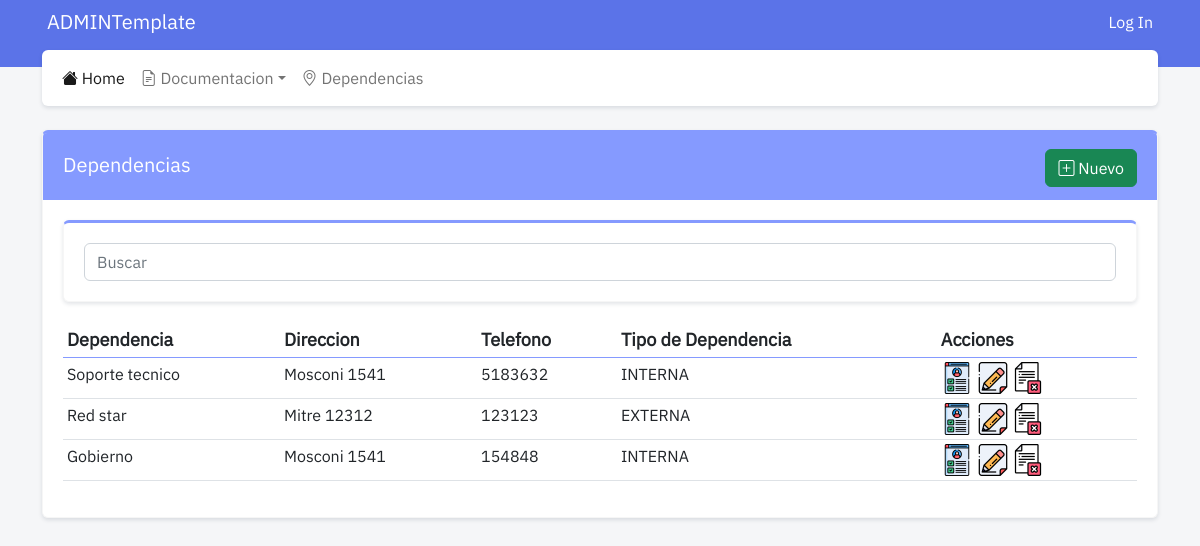
The page /dependencias/ on the database as committed earlier.
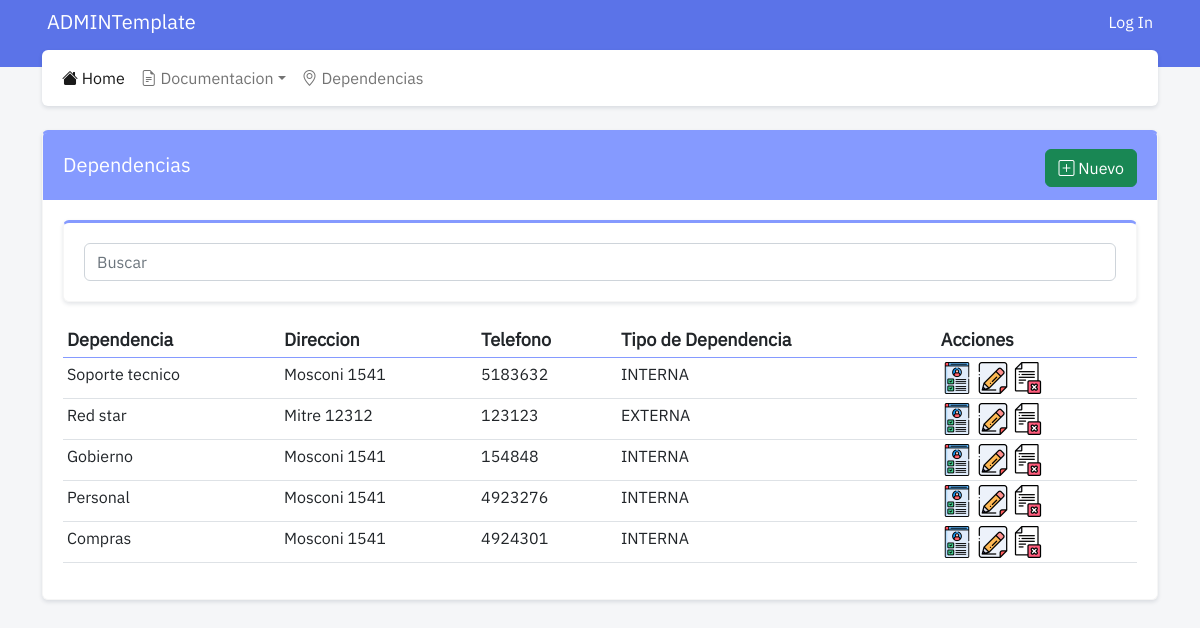
The same page on the database as committed later.
### dependencias/models.py (models this page shows, shortened)
class Dependencia(models.Model):
    nombre = models.CharField("nombre", max_length = 100)
    direccion = models.CharField("Direccion", max_length=100, blank=True)
    telefono = models.CharField("Telefono", max_length=50, blank=True)
    interno = models.IntegerField("Interno", blank=True)
    email = models.EmailField("Email", max_length=254, blank=True)
    encargado = models.CharField("Encargado", max_length=50, blank=True)
    observaciones = models.TextField("Observaciones", blank=True)
    tipo = models.ForeignKey(TipoDependencia, related_name="tipo_dependencia", on_delete=models.RESTRICT)

class TipoDependencia(models.Model):
    tipo = models.CharField("Tipo", max_length = 50)
    def __str__(self):
        return self.tipo

### dependencias/views.py (the view)
# urls.py: path('', views.index, name="dependencias_index"),
def index(request):
    if request.method == 'POST':
        query = request.POST['query']
        dependencias = Dependencia.objects.filter( Q(nombre__icontains = query) | Q(telefono__icontains = query) | Q(tipo__tipo__icontains = query))[:50]
    else:
        dependencias = Dependencia.objects.all()[:50]
    context = {
        'dependencias': dependencias
    }
    return render(request, 'dependencias_index.html', context)

### dependencias/templates/dependencias_index.html (shortened to what this page needs)
{% extends 'base.html' %}
{% load static %}
{% block content %}
<div class="card">
    <div class="card-header header-tematico">
        <div class="float-start">
            <h4 class="card-header-title">Dependencias</h4>
        </div>
        <div class="float-end">
            <a href="{% url 'dependencias_create' %}" style="margin-top: 4px;" class="btn btn-success"><i class="bi bi-plus-square"></i> Nuevo</a>
        </div>
    </div>
    <div class="card-body">
        <div class="card">
            <div class="card-body">
                <form action="#" method="POST">
                    <input name="query" class="form-control" placeholder="Buscar" autofocus="autofocus">
                </form>
            </div>
        </div>
        <div class="table-responsive-md">
            <table class="table table-sm table-hover ">
                <thead>
                    <tr>
                        <th>Dependencia</th>
                        <th>Direccion</th>
                        <th>Telefono</th>
                        <th>Tipo de Dependencia</th>
                        <th>Acciones</th>
                    </tr>
                </thead>
                <tbody>
                    {% for dependencia in dependencias %}
                    <tr>
                        <td>{{dependencia.nombre|lower|capfirst }}</td>
                        <td>{{dependencia.direccion|lower|capfirst }}</td>
                        <td>{{dependencia.telefono|lower|capfirst }}</td>
                        <td>{{dependencia.tipo}}</td>
                        <td><a href="{% url 'dependencias_show' dependencia.id %}"><img src="{% static 'assets/iconos/show.png' %}" width="32" height="32"></a>
                            <a href="{% url 'dependencias_update' dependencia.id %}"><img src="{% static 'assets/iconos/edit.png' %}" width="32" height="32"></a>
                            <a href="{% url 'dependencias_delete' dependencia.id %}"><img src="{% static 'assets/iconos/delete.png' %}" width="32" height="32"></a></td>
                    </tr>
                    {% endfor %}
                </tbody>
            </table>
        </div>
    </div>
</div>
{% endblock content %}

Rows that differ between the two databases and show on the page:
added Dependencia: nombre "Personal", direccion "Mosconi 1541", telefono "4923276", tipo "INTERNA"
added Dependencia: nombre "Compras", direccion "Mosconi 1541", telefono "4924301", tipo "INTERNA"
